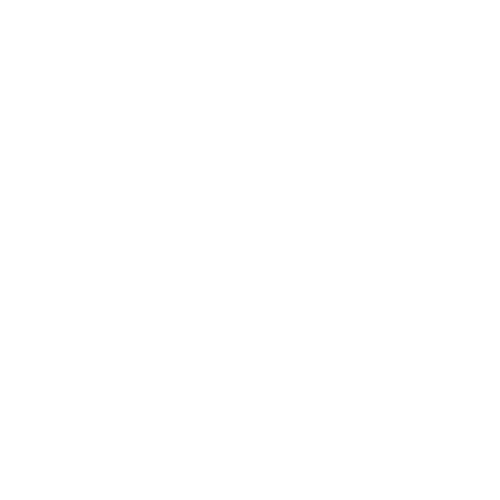
Frame 1 (no input)
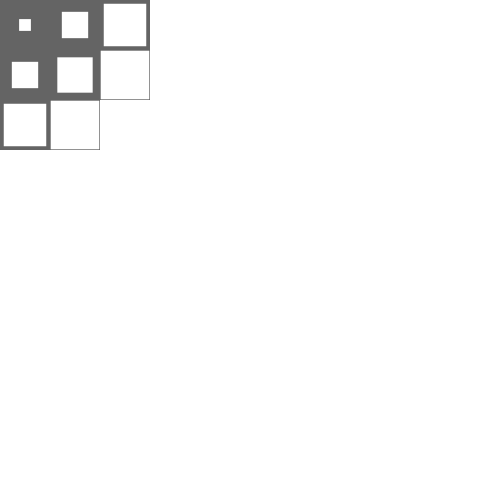
Frame 60 (the mouse pressed at the canvas centre just before this capture)
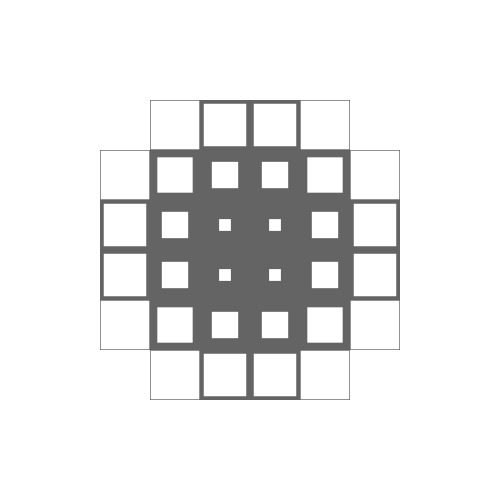
Frame 120 (the mouse held since frame 60 and released just before this capture)

The Processing sketch that drew these frames (run headless with seeded random() and noise(); from frame 60 on, the mouse is pressed at the canvas centre):

// Processing sketch: equable_dew
// ── equable_dew.pde

//Square square;

ArrayList<Square> squares;

int width = 500;
int height = 500;

void setup() {
    background(100);
    size(500, 500);
    rectMode(CENTER);
    noStroke();
    
    squares = new ArrayList();
    
    for (int i = 0; i < width / 50; i++) {
        for (int j = 0; j < width / 50; j++) {
            Square square = new Square(
                25 + (50 * j),
                25 + (50 * i)
            );
            squares.add(square);
        }
    }
}

void draw() {
    background(100);
    
    for (Square square : squares) {
        rect(square.x, square.y, square.curr_size, square.curr_size);
        square.resize();
    }
    
}

// ── Square.pde
class Square {
    int base_size = 50;
    float curr_size = base_size;
    int x, y;

    Square(int xp, int yp) {
        x = xp;
        y = yp;
    }

    void resize() {
        float distance =  dist(x, y, mouseX, mouseY);
        float x = (distance - curr_size) * .5;
        curr_size = min(x, base_size);
        
    }
}
